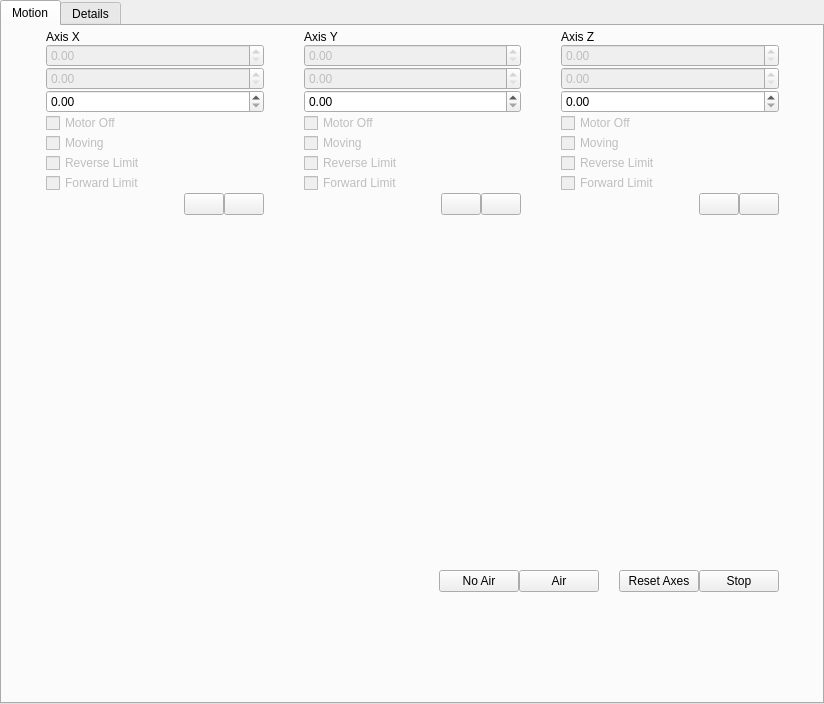
<?xml version="1.0" encoding="UTF-8"?>
<ui version="4.0">
 <class>MotionFrame</class>
 <widget class="QFrame" name="MotionFrame">
  <property name="geometry">
   <rect>
    <x>0</x>
    <y>0</y>
    <width>824</width>
    <height>704</height>
   </rect>
  </property>
  <property name="windowTitle">
   <string>Frame</string>
  </property>
  <layout class="QGridLayout" name="gridLayout">
   <property name="leftMargin">
    <number>0</number>
   </property>
   <property name="topMargin">
    <number>0</number>
   </property>
   <property name="rightMargin">
    <number>0</number>
   </property>
   <property name="bottomMargin">
    <number>0</number>
   </property>
   <property name="spacing">
    <number>0</number>
   </property>
   <item row="0" column="0">
    <widget class="QTabWidget" name="tabMotionFrame">
     <property name="currentIndex">
      <number>0</number>
     </property>
     <widget class="QWidget" name="tabMotion">
      <attribute name="title">
       <string>Motion</string>
      </attribute>
      <widget class="QWidget" name="gridLayoutWidget">
       <property name="geometry">
        <rect>
         <x>4</x>
         <y>4</y>
         <width>813</width>
         <height>673</height>
        </rect>
       </property>
       <layout class="QGridLayout" name="gridLayout_2">
        <property name="leftMargin">
         <number>40</number>
        </property>
        <property name="topMargin">
         <number>0</number>
        </property>
        <property name="rightMargin">
         <number>40</number>
        </property>
        <property name="bottomMargin">
         <number>0</number>
        </property>
        <property name="horizontalSpacing">
         <number>40</number>
        </property>
        <property name="verticalSpacing">
         <number>0</number>
        </property>
        <item row="6" column="1">
         <widget class="QCheckBox" name="cbAxisYReverseLimit">
          <property name="enabled">
           <bool>false</bool>
          </property>
          <property name="text">
           <string>Reverse Limit</string>
          </property>
          <property name="checkable">
           <bool>true</bool>
          </property>
          <property name="isDigitalIO" stdset="0">
           <bool>true</bool>
          </property>
         </widget>
        </item>
        <item row="9" column="1">
         <layout class="QHBoxLayout" name="horizontalLayout_2">
          <item>
           <spacer name="horizontalSpacer_2">
            <property name="orientation">
             <enum>Qt::Horizontal</enum>
            </property>
            <property name="sizeHint" stdset="0">
             <size>
              <width>40</width>
              <height>20</height>
             </size>
            </property>
           </spacer>
          </item>
          <item>
           <widget class="QPushButton" name="pbMoveY">
            <property name="text">
             <string/>
            </property>
           </widget>
          </item>
          <item>
           <widget class="QPushButton" name="pbStopY">
            <property name="text">
             <string/>
            </property>
           </widget>
          </item>
         </layout>
        </item>
        <item row="7" column="1">
         <widget class="QCheckBox" name="cbAxisYForwardLimit">
          <property name="enabled">
           <bool>false</bool>
          </property>
          <property name="text">
           <string>Forward Limit</string>
          </property>
          <property name="checkable">
           <bool>true</bool>
          </property>
          <property name="isDigitalIO" stdset="0">
           <bool>true</bool>
          </property>
         </widget>
        </item>
        <item row="7" column="2">
         <widget class="QCheckBox" name="cbAxisZForwardLimit">
          <property name="enabled">
           <bool>false</bool>
          </property>
          <property name="text">
           <string>Forward Limit</string>
          </property>
          <property name="checkable">
           <bool>true</bool>
          </property>
          <property name="isDigitalIO" stdset="0">
           <bool>true</bool>
          </property>
         </widget>
        </item>
        <item row="4" column="2">
         <widget class="QCheckBox" name="cbAxisZMotorOff">
          <property name="enabled">
           <bool>false</bool>
          </property>
          <property name="text">
           <string>Motor Off</string>
          </property>
          <property name="checkable">
           <bool>true</bool>
          </property>
          <property name="isDigitalIO" stdset="0">
           <bool>true</bool>
          </property>
         </widget>
        </item>
        <item row="11" column="0" colspan="3">
         <layout class="QHBoxLayout" name="horizontalLayout_4">
          <property name="spacing">
           <number>0</number>
          </property>
          <property name="leftMargin">
           <number>0</number>
          </property>
          <property name="topMargin">
           <number>0</number>
          </property>
          <property name="rightMargin">
           <number>0</number>
          </property>
          <property name="bottomMargin">
           <number>0</number>
          </property>
          <item>
           <spacer name="horizontalSpacer_4">
            <property name="orientation">
             <enum>Qt::Horizontal</enum>
            </property>
            <property name="sizeHint" stdset="0">
             <size>
              <width>0</width>
              <height>0</height>
             </size>
            </property>
           </spacer>
          </item>
          <item>
           <widget class="QPushButton" name="pbNoAir">
            <property name="text">
             <string>No Air</string>
            </property>
           </widget>
          </item>
          <item>
           <widget class="QPushButton" name="pbAir">
            <property name="text">
             <string>Air</string>
            </property>
           </widget>
          </item>
          <item>
           <spacer name="verticalSpacer_4">
            <property name="orientation">
             <enum>Qt::Vertical</enum>
            </property>
            <property name="sizeHint" stdset="0">
             <size>
              <width>20</width>
              <height>40</height>
             </size>
            </property>
           </spacer>
          </item>
          <item>
           <widget class="QPushButton" name="pbResetAxes">
            <property name="text">
             <string>Reset Axes</string>
            </property>
           </widget>
          </item>
          <item>
           <widget class="QPushButton" name="pbStopAxes">
            <property name="text">
             <string>Stop</string>
            </property>
           </widget>
          </item>
         </layout>
        </item>
        <item row="9" column="2">
         <layout class="QHBoxLayout" name="horizontalLayout_3">
          <item>
           <spacer name="horizontalSpacer_3">
            <property name="orientation">
             <enum>Qt::Horizontal</enum>
            </property>
            <property name="sizeHint" stdset="0">
             <size>
              <width>40</width>
              <height>20</height>
             </size>
            </property>
           </spacer>
          </item>
          <item>
           <widget class="QPushButton" name="pbMoveZ">
            <property name="text">
             <string/>
            </property>
           </widget>
          </item>
          <item>
           <widget class="QPushButton" name="pbStopZ">
            <property name="text">
             <string/>
            </property>
           </widget>
          </item>
         </layout>
        </item>
        <item row="0" column="1">
         <widget class="QLabel" name="lAxisY">
          <property name="text">
           <string>Axis Y</string>
          </property>
          <property name="type" stdset="0">
           <string>subheader</string>
          </property>
         </widget>
        </item>
        <item row="0" column="2">
         <widget class="QLabel" name="lAxisZ">
          <property name="text">
           <string>Axis Z</string>
          </property>
          <property name="type" stdset="0">
           <string>subheader</string>
          </property>
         </widget>
        </item>
        <item row="4" column="0">
         <widget class="QCheckBox" name="cbAxisXMotorOff">
          <property name="enabled">
           <bool>false</bool>
          </property>
          <property name="text">
           <string>Motor Off</string>
          </property>
          <property name="checkable">
           <bool>true</bool>
          </property>
          <property name="isDigitalIO" stdset="0">
           <bool>true</bool>
          </property>
         </widget>
        </item>
        <item row="10" column="2">
         <spacer name="verticalSpacer_3">
          <property name="orientation">
           <enum>Qt::Vertical</enum>
          </property>
          <property name="sizeHint" stdset="0">
           <size>
            <width>20</width>
            <height>40</height>
           </size>
          </property>
         </spacer>
        </item>
        <item row="5" column="1">
         <widget class="QCheckBox" name="cbAxisYMoving">
          <property name="enabled">
           <bool>false</bool>
          </property>
          <property name="text">
           <string>Moving</string>
          </property>
          <property name="checkable">
           <bool>true</bool>
          </property>
          <property name="isDigitalIO" stdset="0">
           <bool>true</bool>
          </property>
         </widget>
        </item>
        <item row="10" column="0">
         <spacer name="verticalSpacer">
          <property name="orientation">
           <enum>Qt::Vertical</enum>
          </property>
          <property name="sizeHint" stdset="0">
           <size>
            <width>20</width>
            <height>40</height>
           </size>
          </property>
         </spacer>
        </item>
        <item row="0" column="0">
         <widget class="QLabel" name="lAxisX">
          <property name="text">
           <string>Axis X</string>
          </property>
          <property name="type" stdset="0">
           <string>subheader</string>
          </property>
         </widget>
        </item>
        <item row="5" column="2">
         <widget class="QCheckBox" name="cbAxisZMoving">
          <property name="enabled">
           <bool>false</bool>
          </property>
          <property name="text">
           <string>Moving</string>
          </property>
          <property name="checkable">
           <bool>true</bool>
          </property>
          <property name="isDigitalIO" stdset="0">
           <bool>true</bool>
          </property>
         </widget>
        </item>
        <item row="4" column="1">
         <widget class="QCheckBox" name="cbAxisYMotorOff">
          <property name="enabled">
           <bool>false</bool>
          </property>
          <property name="text">
           <string>Motor Off</string>
          </property>
          <property name="checkable">
           <bool>true</bool>
          </property>
          <property name="isDigitalIO" stdset="0">
           <bool>true</bool>
          </property>
         </widget>
        </item>
        <item row="7" column="0">
         <widget class="QCheckBox" name="cbAxisXForwardLimit">
          <property name="enabled">
           <bool>false</bool>
          </property>
          <property name="text">
           <string>Forward Limit</string>
          </property>
          <property name="checkable">
           <bool>true</bool>
          </property>
          <property name="isDigitalIO" stdset="0">
           <bool>true</bool>
          </property>
         </widget>
        </item>
        <item row="9" column="0">
         <layout class="QHBoxLayout" name="horizontalLayout">
          <property name="spacing">
           <number>0</number>
          </property>
          <property name="leftMargin">
           <number>0</number>
          </property>
          <property name="topMargin">
           <number>0</number>
          </property>
          <property name="rightMargin">
           <number>0</number>
          </property>
          <property name="bottomMargin">
           <number>0</number>
          </property>
          <item>
           <spacer name="horizontalSpacer">
            <property name="orientation">
             <enum>Qt::Horizontal</enum>
            </property>
            <property name="sizeHint" stdset="0">
             <size>
              <width>40</width>
              <height>20</height>
             </size>
            </property>
           </spacer>
          </item>
          <item>
           <widget class="QPushButton" name="pbMoveX">
            <property name="enabled">
             <bool>true</bool>
            </property>
            <property name="text">
             <string/>
            </property>
           </widget>
          </item>
          <item>
           <widget class="QPushButton" name="pbStopX">
            <property name="text">
             <string/>
            </property>
           </widget>
          </item>
         </layout>
        </item>
        <item row="10" column="1">
         <spacer name="verticalSpacer_2">
          <property name="orientation">
           <enum>Qt::Vertical</enum>
          </property>
          <property name="sizeHint" stdset="0">
           <size>
            <width>20</width>
            <height>40</height>
           </size>
          </property>
         </spacer>
        </item>
        <item row="6" column="0">
         <widget class="QCheckBox" name="cbAxisXReverseLimit">
          <property name="enabled">
           <bool>false</bool>
          </property>
          <property name="text">
           <string>Reverse Limit</string>
          </property>
          <property name="checkable">
           <bool>true</bool>
          </property>
          <property name="isDigitalIO" stdset="0">
           <bool>true</bool>
          </property>
         </widget>
        </item>
        <item row="6" column="2">
         <widget class="QCheckBox" name="cbAxisZReverseLimit">
          <property name="enabled">
           <bool>false</bool>
          </property>
          <property name="text">
           <string>Reverse Limit</string>
          </property>
          <property name="checkable">
           <bool>true</bool>
          </property>
          <property name="isDigitalIO" stdset="0">
           <bool>true</bool>
          </property>
         </widget>
        </item>
        <item row="5" column="0">
         <widget class="QCheckBox" name="cbAxisXMoving">
          <property name="enabled">
           <bool>false</bool>
          </property>
          <property name="text">
           <string>Moving</string>
          </property>
          <property name="checkable">
           <bool>true</bool>
          </property>
          <property name="isDigitalIO" stdset="0">
           <bool>true</bool>
          </property>
         </widget>
        </item>
        <item row="3" column="0">
         <widget class="MDDoubleSpinBox" name="dsbPositionX">
          <property name="label" stdset="0">
           <string>Position [mm]</string>
          </property>
         </widget>
        </item>
        <item row="3" column="1">
         <widget class="MDDoubleSpinBox" name="dsbPositionY">
          <property name="label" stdset="0">
           <string>Position [mm]</string>
          </property>
         </widget>
        </item>
        <item row="3" column="2">
         <widget class="MDDoubleSpinBox" name="dsbPositionZ">
          <property name="label" stdset="0">
           <string>Position [mm]</string>
          </property>
         </widget>
        </item>
        <item row="1" column="0">
         <widget class="MDDoubleSpinBox" name="dsbAxisXCurrentPosition">
          <property name="enabled">
           <bool>false</bool>
          </property>
          <property name="label" stdset="0">
           <string>Current Position [mm]</string>
          </property>
         </widget>
        </item>
        <item row="1" column="1">
         <widget class="MDDoubleSpinBox" name="dsbAxisYCurrentPosition">
          <property name="enabled">
           <bool>false</bool>
          </property>
          <property name="label" stdset="0">
           <string>Current Position [mm]</string>
          </property>
         </widget>
        </item>
        <item row="2" column="1">
         <widget class="MDDoubleSpinBox" name="dsbAxisYMaxPosition">
          <property name="enabled">
           <bool>false</bool>
          </property>
          <property name="label" stdset="0">
           <string>Max Position [mm]</string>
          </property>
         </widget>
        </item>
        <item row="2" column="2">
         <widget class="MDDoubleSpinBox" name="dsbAxisZMaxPosition">
          <property name="enabled">
           <bool>false</bool>
          </property>
          <property name="label" stdset="0">
           <string>Max Position [mm]</string>
          </property>
         </widget>
        </item>
        <item row="1" column="2">
         <widget class="MDDoubleSpinBox" name="dsbAxisZCurrentPosition">
          <property name="enabled">
           <bool>false</bool>
          </property>
          <property name="label" stdset="0">
           <string>Current Position [mm]</string>
          </property>
         </widget>
        </item>
        <item row="2" column="0">
         <widget class="MDDoubleSpinBox" name="dsbAxisXMaxPosition">
          <property name="enabled">
           <bool>false</bool>
          </property>
          <property name="label" stdset="0">
           <string>Max Position [mm]</string>
          </property>
         </widget>
        </item>
       </layout>
      </widget>
     </widget>
     <widget class="QWidget" name="tabGalilCN">
      <attribute name="title">
       <string>Details</string>
      </attribute>
     </widget>
    </widget>
   </item>
  </layout>
 </widget>
 <customwidgets>
  <customwidget>
   <class>MDDoubleSpinBox</class>
   <extends>QDoubleSpinBox</extends>
   <header>gui/custom-widgets/MDDoubleSpinBox.hpp</header>
  </customwidget>
 </customwidgets>
 <tabstops>
  <tabstop>tabMotionFrame</tabstop>
  <tabstop>pbMoveX</tabstop>
  <tabstop>pbStopX</tabstop>
  <tabstop>pbMoveY</tabstop>
  <tabstop>pbStopY</tabstop>
  <tabstop>pbMoveZ</tabstop>
  <tabstop>pbStopZ</tabstop>
  <tabstop>pbResetAxes</tabstop>
  <tabstop>pbStopAxes</tabstop>
  <tabstop>cbAxisXMotorOff</tabstop>
  <tabstop>cbAxisXMoving</tabstop>
  <tabstop>cbAxisXReverseLimit</tabstop>
  <tabstop>cbAxisXForwardLimit</tabstop>
  <tabstop>cbAxisYMotorOff</tabstop>
  <tabstop>cbAxisYMoving</tabstop>
  <tabstop>cbAxisYReverseLimit</tabstop>
  <tabstop>cbAxisYForwardLimit</tabstop>
  <tabstop>cbAxisZMotorOff</tabstop>
  <tabstop>cbAxisZMoving</tabstop>
  <tabstop>cbAxisZReverseLimit</tabstop>
  <tabstop>cbAxisZForwardLimit</tabstop>
 </tabstops>
 <resources/>
 <connections/>
</ui>
